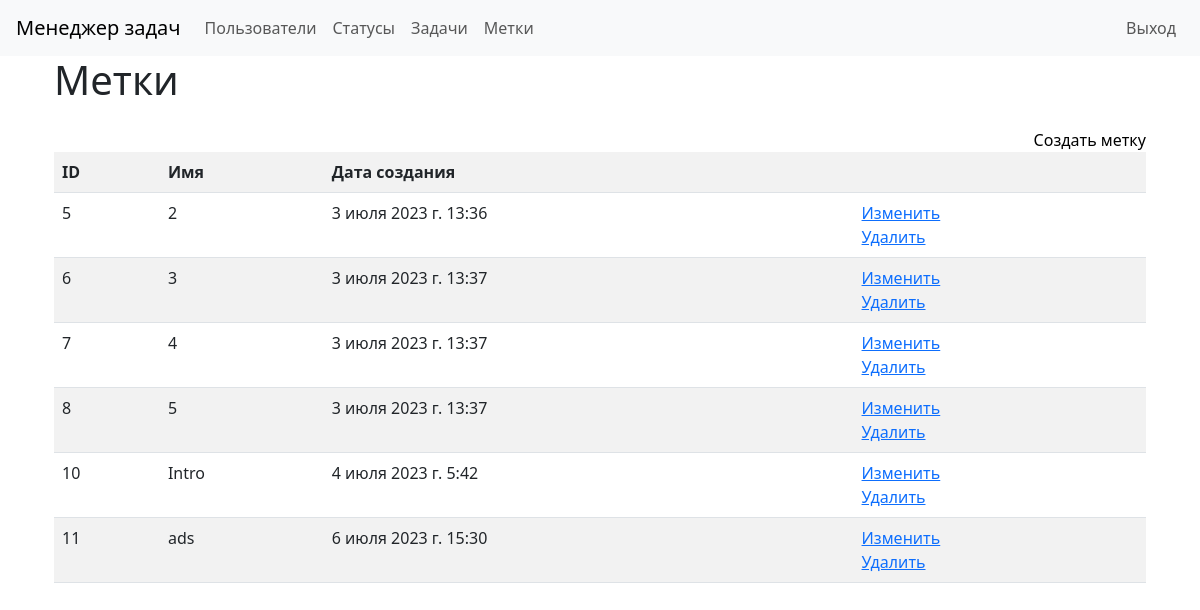
Page /labels/ (signed in) on the earlier database version.
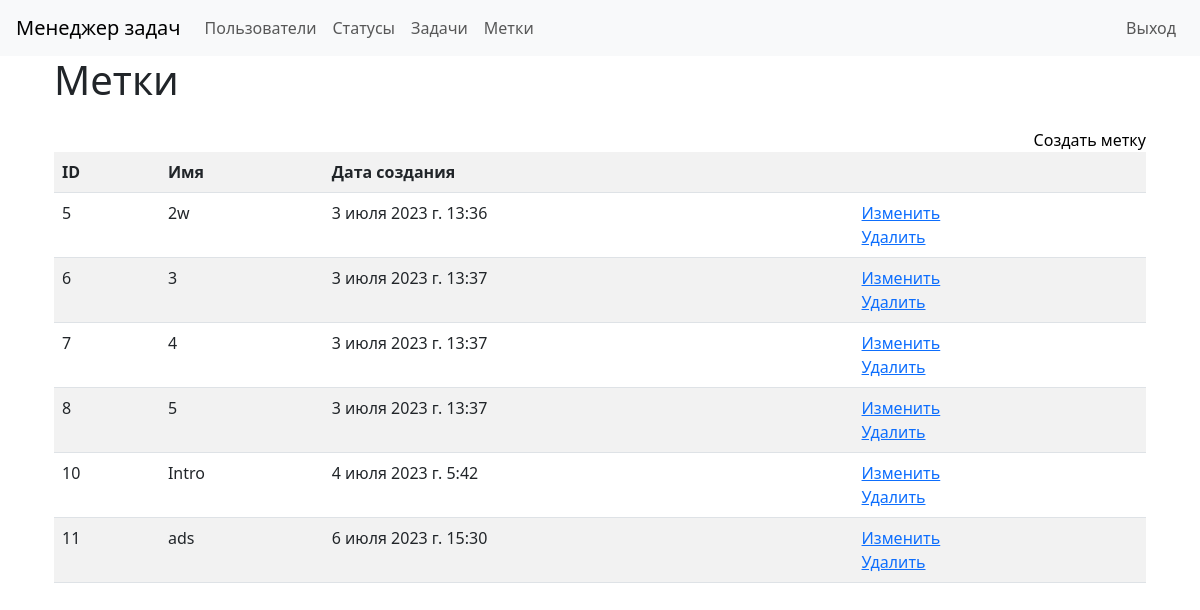
Same page on the later database version.
### task_manager/labels/models.py (models this page shows)
class LabelModel(models.Model):
    name = models.CharField(max_length=100)
    timestamp = models.DateTimeField(auto_now_add=True)
    def __str__(self):
        return self.name

### task_manager/labels/views.py (the view)
# urls.py: path('', views.LabelView.as_view(), name='label_list'),
class LabelView(AppLoginMixin, ListView):
    template_name = 'labels/labels.html'
    model = LabelModel

### task_manager/labels/templates/labels/labels.html
{% extends "base.html" %}
{% load i18n %}
{% block main %}
<div class="container wrapper flex-grow-1">
    <h1 class="mb-4">{% trans "Labels" %}</h1>
    <a class="d-flex justify-content-end text-black text-decoration-none" href="{% url 'create_label' %}">{% trans "Create label" %}</a>
    <table class="table table-striped">
        <tr>
            <th>ID</th>
            <th>{% trans "Name" %}</th>
            <th>{% trans "Create at" %}</th>
            <th></th>
        </tr>
        {% for label in object_list %}
        <tr>
            <td>{{ label.id }}</td>
            <td>{{ label }}</td>
            <td>{{ label.timestamp }}</td>
            <td><a href="{% url 'update_label' pk=label.id %}">{% trans 'Update' %}</a><br>
                <a href="{% url 'delete_label' pk=label.id %}">{% trans "Delete" %}</a></td>
        </tr>
        {% endfor %}
    </table>
</div>
{% endblock %}

Differences in the rows shown:
changed LabelModel "3 июля 2023 г. 13:36": name "2" → "2w"
